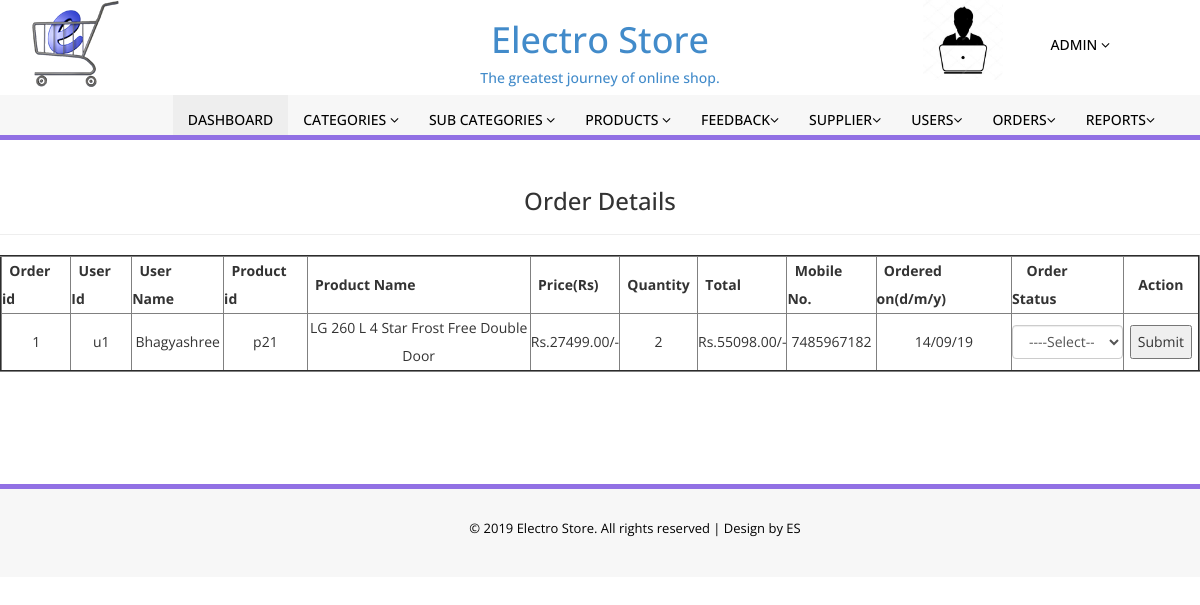
Page /admin/editorder.php?id=1 on the committed database.
### tables this page shows
CREATE TABLE `tbl_order` (
  `order_id` int(11) NOT NULL,
  `user_id` int(11) NOT NULL,
  `username` varchar(50) NOT NULL,
  `product_id` int(11) NOT NULL,
  `product_name` varchar(100) NOT NULL,
  `img` varchar(500) NOT NULL,
  `price` varchar(10) NOT NULL,
  `qty` varchar(10) NOT NULL,
  `total` varchar(10) NOT NULL,
  `mobile_no` varchar(10) NOT NULL,
  `landmark` varchar(300) NOT NULL,
  `city` varchar(50) NOT NULL,
  `add_type` varchar(50) NOT NULL,
  `status` varchar(50) NOT NULL,
  `date` varchar(50) NOT NULL
);

### admin/editorder.php (the view, shortened to what this page needs)
<?php
    require '../connection.php';
   $order_id=$_GET['id'];
?>
<!DOCTYPE html>
<html xmlns="http://www.w3.org/1999/xhtml">
<head>
    <link href="assets/css/bootstrap.css" rel="stylesheet" />
    <link href="assets/css/font-awesome.css" rel="stylesheet" />
    <link href="assets/css/style.css" rel="stylesheet" />
</head>
<body>
<?php include('include/header.php');?>
  <br>
  <h3 align="center"> Order Details</h3><hr>
		<table border="2" align="center">
			<tr align="center">
				<th>&nbsp;&nbsp;Order id&nbsp;&nbsp;</th>
				<th>&nbsp;&nbsp;User Id&nbsp;&nbsp;</th>
				<th>&nbsp;&nbsp;User Name&nbsp;&nbsp;</th>
				<th>&nbsp;&nbsp;Product id&nbsp;&nbsp;</th>
				<th>&nbsp;&nbsp;Product Name&nbsp;&nbsp;</th>
				<th>&nbsp;&nbsp;Price(Rs)&nbsp;&nbsp;</th>
				<th>&nbsp;&nbsp;Quantity&nbsp;&nbsp;</th>
				<th>&nbsp;&nbsp;Total&nbsp;&nbsp;</th>
				<th>&nbsp;&nbsp;Mobile No.&nbsp;&nbsp;</th>
			    <th>&nbsp;&nbsp;Ordered on(d/m/y)&nbsp;&nbsp;</th>
				<th>&nbsp;&nbsp;&nbsp;&nbsp;Order Status&nbsp;&nbsp;&nbsp;&nbsp;</th>
				<th colspan="2">&nbsp;&nbsp;&nbsp;&nbsp;Action&nbsp;&nbsp;&nbsp;&nbsp;</th>
			</tr>
			<?php
			$sql="select user_id,username,product_id,product_name,price,qty,total,mobile_no,status,date from tbl_order where order_id=$order_id ";
								$result=$con->query($sql);
								$i=0;
								if ($result->num_rows > 0)
								{
									while($row = $result->fetch_assoc())
									{ $i++;
					?>
       <form action="confirmorderstatus.php?id=<?php echo $order_id; ?> "method="POST">
			<tr align="center">
				<td><?php echo $i; ?></td>
				<td>u<?php echo $row['user_id']; ?></td>
				<td><?php echo $row['username']; ?></td>
				<td>p<?php echo $row['product_id']; ?></td>
				<td><?php echo $row['product_name']; ?></td>
				<td>Rs.<?php echo $row['price']; ?>.00/-</td>
				<td><?php echo $row['qty']; ?></td>
				<td>Rs.<?php echo $row['total']; ?>.00/-</td>
				<td><?php echo $row['mobile_no']; ?></td>
				<td><?php echo $row["date"];?></td>
			    <td>
					 <select id="status" name="status" class="form-control">
							<option value="select">----Select----</option>
					</select>
				</td>
				<td><input type="submit" name="submit" value="Submit"></td>
			</tr>
			</form>
			<?php	}
			}
			else{
				echo "<script>alert('order not status confirmed')</script>";
				}?>
		</table><br><br><br><br>
  <?php include('include/footer.php');?>
</body>
</html>

### rows in the picture
tbl_order: user "1", username "Bhagyashree", product "21", product_name "LG 260 L 4 Star Frost Free Double Door", price "27499", qty "2", total "55098", mobile_no "7485967182", date "14/09/19"
